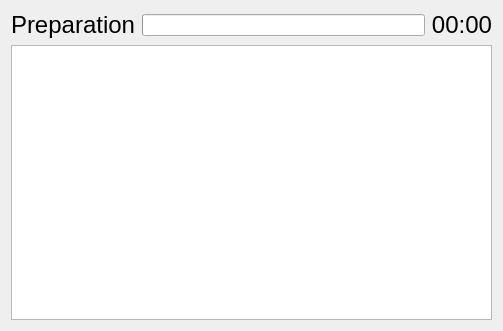
<?xml version="1.0" encoding="UTF-8"?>
<ui version="4.0">
 <class>ExaminateWidget</class>
 <widget class="QWidget" name="ExaminateWidget">
  <property name="geometry">
   <rect>
    <x>0</x>
    <y>0</y>
    <width>503</width>
    <height>331</height>
   </rect>
  </property>
  <property name="windowTitle">
   <string>Form</string>
  </property>
  <layout class="QVBoxLayout" name="verticalLayout_2">
   <item>
    <layout class="QVBoxLayout" name="verticalLayout">
     <item>
      <layout class="QHBoxLayout" name="horizontalLayout">
       <item>
        <widget class="QLabel" name="statusLabel">
         <property name="font">
          <font>
           <pointsize>18</pointsize>
          </font>
         </property>
         <property name="text">
          <string>Preparation</string>
         </property>
        </widget>
       </item>
       <item>
        <widget class="QProgressBar" name="progressBar">
         <property name="maximum">
          <number>100</number>
         </property>
         <property name="value">
          <number>0</number>
         </property>
         <property name="textVisible">
          <bool>false</bool>
         </property>
        </widget>
       </item>
       <item>
        <widget class="QLabel" name="timeLabel">
         <property name="font">
          <font>
           <pointsize>18</pointsize>
          </font>
         </property>
         <property name="text">
          <string>00:00</string>
         </property>
         <property name="alignment">
          <set>Qt::AlignRight|Qt::AlignTrailing|Qt::AlignVCenter</set>
         </property>
        </widget>
       </item>
      </layout>
     </item>
     <item>
      <widget class="QGraphicsView" name="graphicsView"/>
     </item>
    </layout>
   </item>
  </layout>
 </widget>
 <resources/>
 <connections/>
</ui>
